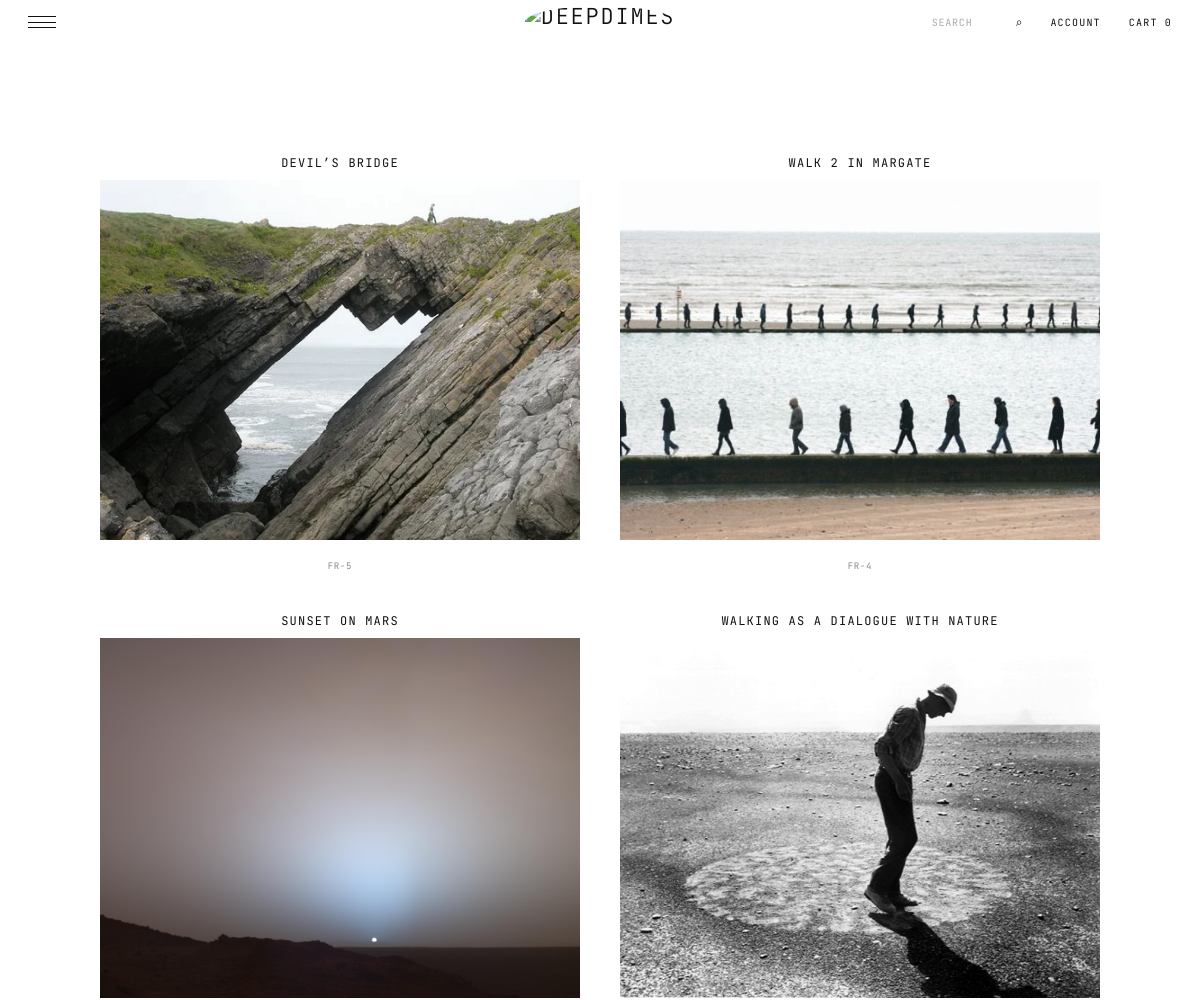
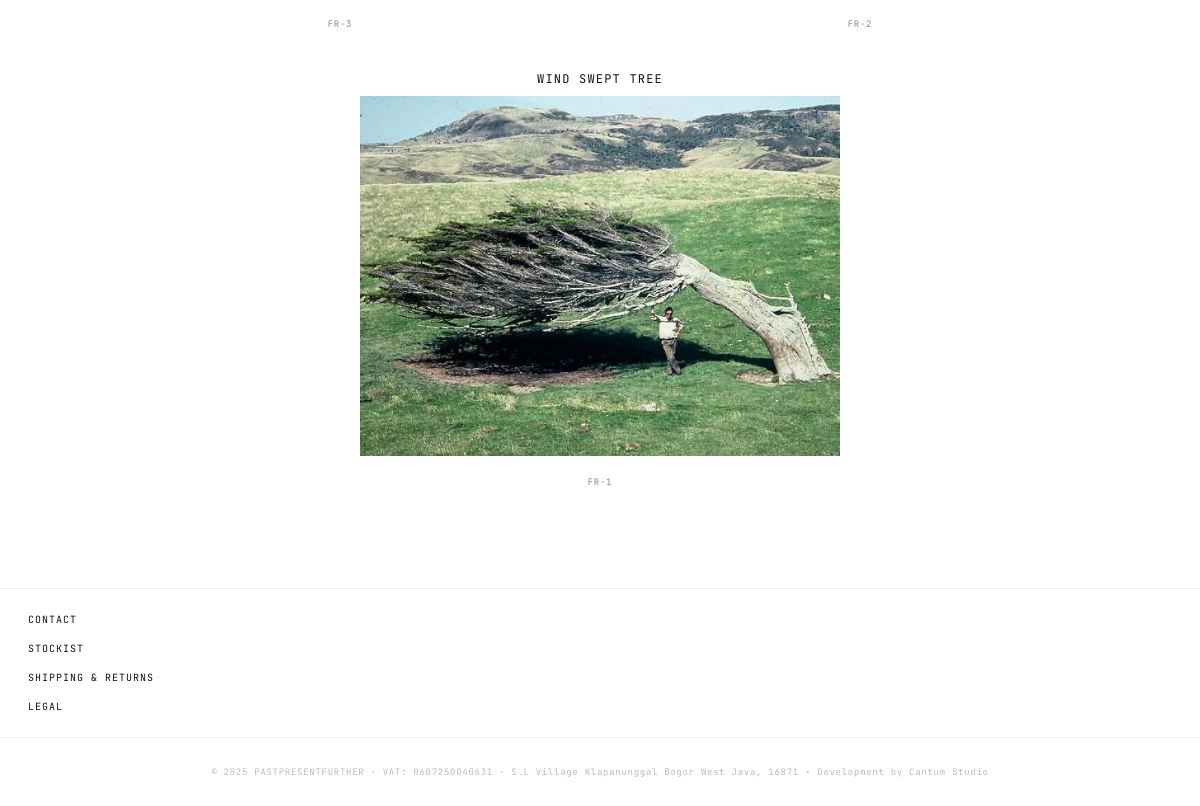
The page /_archive/BBB.php on the database its author committed (2 pictures, top to bottom).
### tables this page shows
CREATE TABLE `blogs` (
  `id` int(11) NOT NULL,
  `title` varchar(255) NOT NULL,
  `subtitle` varchar(255) DEFAULT NULL,
  `author` varchar(255) DEFAULT NULL,
  `main_image` varchar(255) DEFAULT NULL,
  `content` text NOT NULL,
  `extra_text` text DEFAULT NULL,
  `created_at` timestamp NULL DEFAULT current_timestamp()
);

### _archive/BBB.php (the view, shortened to what this page needs)
<?php
require_once __DIR__ . '/config/database.php';
$brandName       = 'deepdimes';
$brandLogo       = '11newlogo.PNG';
$pdo = function_exists('db') ? db() : $pdo;
$query = "SELECT * FROM blogs ORDER BY created_at DESC";
$stmt = $pdo->query($query);
?>
<!doctype html>
<html lang="en">
<head>
</head>
<body>
  <div id="accountPopup" class="account-popup" role="dialog" aria-modal="true" aria-labelledby="accountPopupTitle">
  </div>
  <header class="navbar">
    <div class="nav-left">
      <button class="menu-icon-wrap" id="menuToggle" aria-label="Open menu">
      </button>
    </div>
    <div class="nav-center">
      <a href="index.php" class="brand-mark">
        <img src="<?= htmlspecialchars($brandLogo) ?>" alt="<?= htmlspecialchars($brandName) ?>">
      </a>
    </div>
    <div class="nav-right">
      <form class="search-form" action="index.php" method="GET" role="search">
        <input type="text" name="search" placeholder="Search" value="" aria-label="Search products">
        <button type="submit" aria-label="Search">&#8981;</button>
      </form>
      <button class="nav-btn" id="openAccountBtn" aria-label="Account">Account</button>
      <button class="nav-btn" id="openCartBtn" aria-label="Cart">Cart <span id="navCartCount">0</span></button>
    </div>
  </header>
  <main class="blog-container">
    <div class="blog-grid">
      <?php while($row = $stmt->fetch(PDO::FETCH_ASSOC)): ?>
          <a href="detail.php?id=<?= $row['id'] ?>" class="blog-card">
              <div class="blog-image">
                  <img src="<?= htmlspecialchars($row['main_image']) ?>" alt="<?= htmlspecialchars($row['title']) ?>" loading="lazy">
              </div>
              <h2 class="blog-title"><?= htmlspecialchars($row['title']) ?></h2>
              <?php if(!empty($row['author'])): ?>
                  <div class="blog-author"><?= htmlspecialchars($row['author']) ?></div>
              <?php endif; ?>
          </a>
      <?php endwhile; ?>
    </div>
  </main>
  <div class="footer-secondary">
    <div class="footer-secondary-left">
      <a href="contact.php">CONTACT</a>
      <a href="stockist.php">STOCKIST</a>
    </div>
    <div class="footer-secondary-right">
      <a href="shipping.php">SHIPPING & RETURNS</a>
      <a href="legal.php">LEGAL</a>
    </div>
  </div>
  <footer class="footer" aria-label="Site footer">
    <div class="footer-bottom">
      <span class="footer-copy">© 2025 PASTPRESENTFURTHER - VAT: 0607250040631 - S.L Village Klapanunggal Bogor West Java, 16871 • Development by Cantum Studio</span>
    </div>
  </footer>
</body>
</html>

### _archive/BBB.php (style rules this page uses)
* { margin:0;padding:0;box-sizing:border-box }
html { scroll-behavior:smooth }
body { background:#fff;color:#111;font-family:'JetBrains Mono',monospace;text-transform:uppercase;animation:pageFadeIn .4s ease forwards;letter-spacing:.04em }
a { color:inherit;text-decoration:none }
img { display:block;width:100% }
button,input { font:inherit }
button { cursor:pointer }
.navbar { width:100%;height:44px;background:#fff;display:flex;align-items:center;justify-content:space-between;padding:0 28px;position:sticky;top:0;z-index:60 }
.nav-left { display:flex;align-items:center;gap:0 }
.brand-mark img { height: 32px; width: auto; display: block; border-radius: 50%; }
.nav-center { position:absolute;left:50%;transform:translateX(-50%);display:flex;align-items:center }
.nav-right { display:flex;align-items:center;gap:28px;margin-left:auto }
.brand-mark { font-size:22px;font-weight:300;letter-spacing:.08em;color:#111;line-height:1 }
.menu-icon-wrap { width:28px;height:12px;display:flex;flex-direction:column;justify-content:center;gap:5px;cursor:pointer;background:none;border:none }
.nav-btn { background:none;border:none;font-size:10px;letter-spacing:.12em;color:#111;cursor:pointer;text-transform:uppercase }
.search-form { display:flex;align-items:center;gap:4px }
.search-form input { background:transparent;border:none;outline:none;color:#111;width:80px;font-size:10px;text-transform:uppercase;letter-spacing:.08em }
.search-form input::placeholder { color:#aaa }
.search-form button { background:transparent;border:none;color:#111;font-size:12px;line-height:1;padding:0 }
.account-popup { position:fixed;inset:0;z-index:100;display:flex;align-items:center;justify-content:center;padding:20px;pointer-events:none }
.footer { padding:28px;border-top:1px solid #f0f0f0 }
.footer-bottom { display:flex;justify-content:center;align-items:center;gap:12px;flex-wrap:wrap }
.footer-copy { font-size:9px;color:#bbb;letter-spacing:.08em;text-transform:none;text-align:center; }
.footer-secondary { display: flex; flex-direction: column; align-items: flex-start; gap: 16px; padding: 24px 28px; border-top: 1px solid #f0f0f0; font-size: 10px; letter-spacing: .1em; }
.footer-secondary-left, .footer-secondary-right { display: flex; flex-direction: column; align-items: flex-start; gap: 16px; }
.footer-secondary a { color: #111; transition: opacity .15s; }
.blog-container { max-width: 1200px; margin: 0 auto; padding: 60px 28px 100px; }
.blog-grid { display: flex; flex-wrap: wrap; justify-content: center; gap: 40px; max-width: 1000px; margin: 0 auto; }
.blog-card { width: calc(50% - 20px); display: flex; flex-direction: column; text-align: center; text-decoration: none; color: inherit; opacity: 0; animation: pageFadeIn .5s ease forwards; }
.blog-card:nth-child(even) { animation-delay: .1s; }
.blog-image { width: 100%; aspect-ratio: 4/3; background: #f7f7f5; overflow: hidden; margin-bottom: 20px; order: 1; }
.blog-image img { width: 100%; height: 100%; object-fit: cover; transition: transform .4s ease; }
.blog-title { font-size: 12px; font-weight: 400; letter-spacing: .1em; line-height: 1.5; margin: 0 0 8px; text-transform: uppercase; order: 0; }
.blog-author { font-size: 9px; letter-spacing: .08em; color: #888; text-transform: uppercase; order: 2; }

### rows shown on the page
blogs: main_image (picture), title "DEVIL’S BRIDGE", author "FR-5"
blogs: main_image (picture), title "WALK 2 IN MARGATE", author "FR-4"
blogs: main_image (picture), title "SUNSET ON MARS", author "FR-3"
blogs: main_image (picture), title "WALKING AS A DIALOGUE WITH NATURE", author "FR-2"
blogs: main_image (picture), title "WIND SWEPT TREE", author "FR-1"
